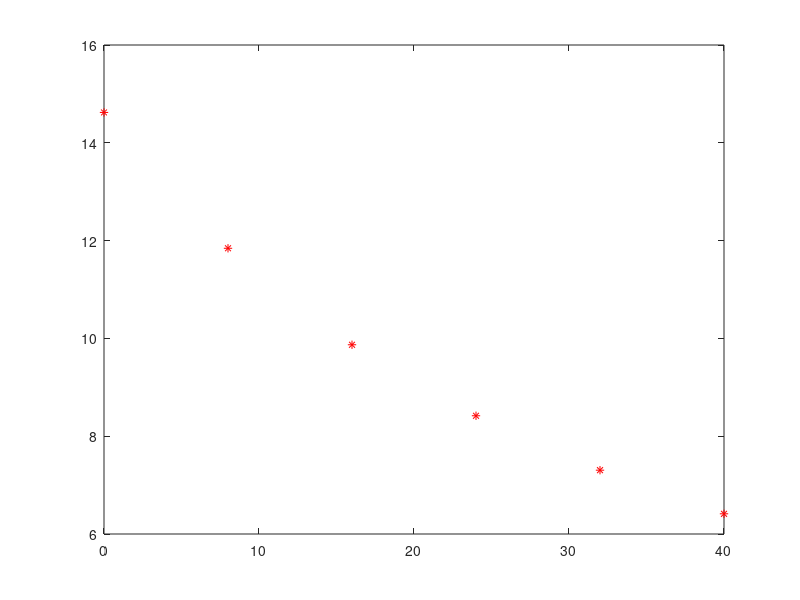

Reproduce this figure in MATLAB. (Note: this script raises an error after producing the figure.)
x = 0 : 8 : 40;
y = [14.621 11.843 9.870 8.418 7.305 6.413];
Y = log(y) ;
size= 1;
plot(x,y,"r*")
hold on

xi = 0 : 0.1 :40;
yi=zeros(401);
for i = 1:401
    yi(i)=interpolation(x,Y,size,xi(i));
    yi(i) = exp(yi(i));
end
plot(xi,yi,"-b")
for i = 1:5
    s=i+" 次拟合：";
    disp(s);
    disp(exp(interpolation(x,Y,i,27)))
end